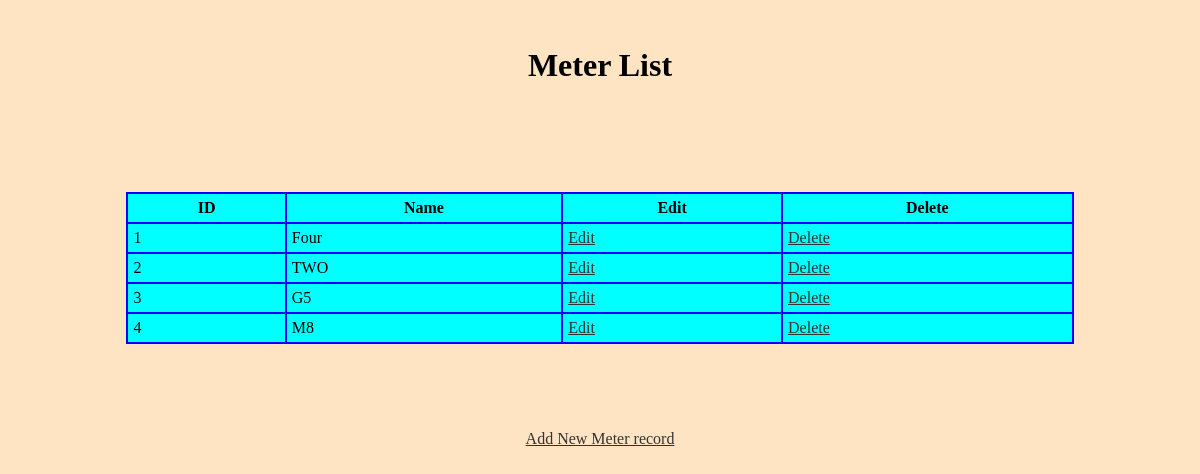
Screenshot of /show1.php with the database file from the repository.
### tables this page shows
CREATE TABLE `meter` (
  `id` int(11) NOT NULL,
  `name` varchar(255) NOT NULL
);

### show1.php (the view, shortened to what this page needs)
<?php
	include "config.php";
	$q="SELECT * FROM meter";
	$result=$conn->query($q);
?>
<html>
<head>
	<link rel="stylesheet" href="style.css">
</head>
<body>
	<div class="pada">
    <center>
    <br>
	<h1> Meter List</h1> <br> <br>
	<table cellpadding="5" cellspacing="5">
		<tr>
            <th>ID</th>
			<th>Name</th>
			<th>Edit</th>
			<th>Delete</th>
		</tr>
		<?php
        $x=1;
		while($row=$result->fetch_assoc())
		{
            $id=$row["id"];
			echo "<tr>";
                echo "<td>".$x++. " </td>";
				echo "<td>".$row["name"]. " </td>";
				echo "<td>"."<a href='update1.php?editid=$id'>Edit</a>"."</td>";
				echo "<td>"."<a href='del1.php?delid=$id'>Delete</a>"."</td>";
			echo "</tr>";
		}
		?>
	</table>
    <br> <br>
	<a href="insert1.php">Add New Meter record</a>
    </center>
	</div>
</body>
</html>

### style.css (style rules this page uses)
body { background-color: #ffe4c4; }
table { width: 500px; position: relative; margin: 50px auto; border: 1px solid #808080; padding: 50px; background-color: #00ffff; }
a { color: #333; }

### show1.php (style rules this page uses)
table, td, th { border-collapse:collapse; border: 2px solid blue; }
table { width: 80%; }

### rows the page displays
meter: name "Four"
meter: name "TWO"
meter: name "G5"
meter: name "M8"
